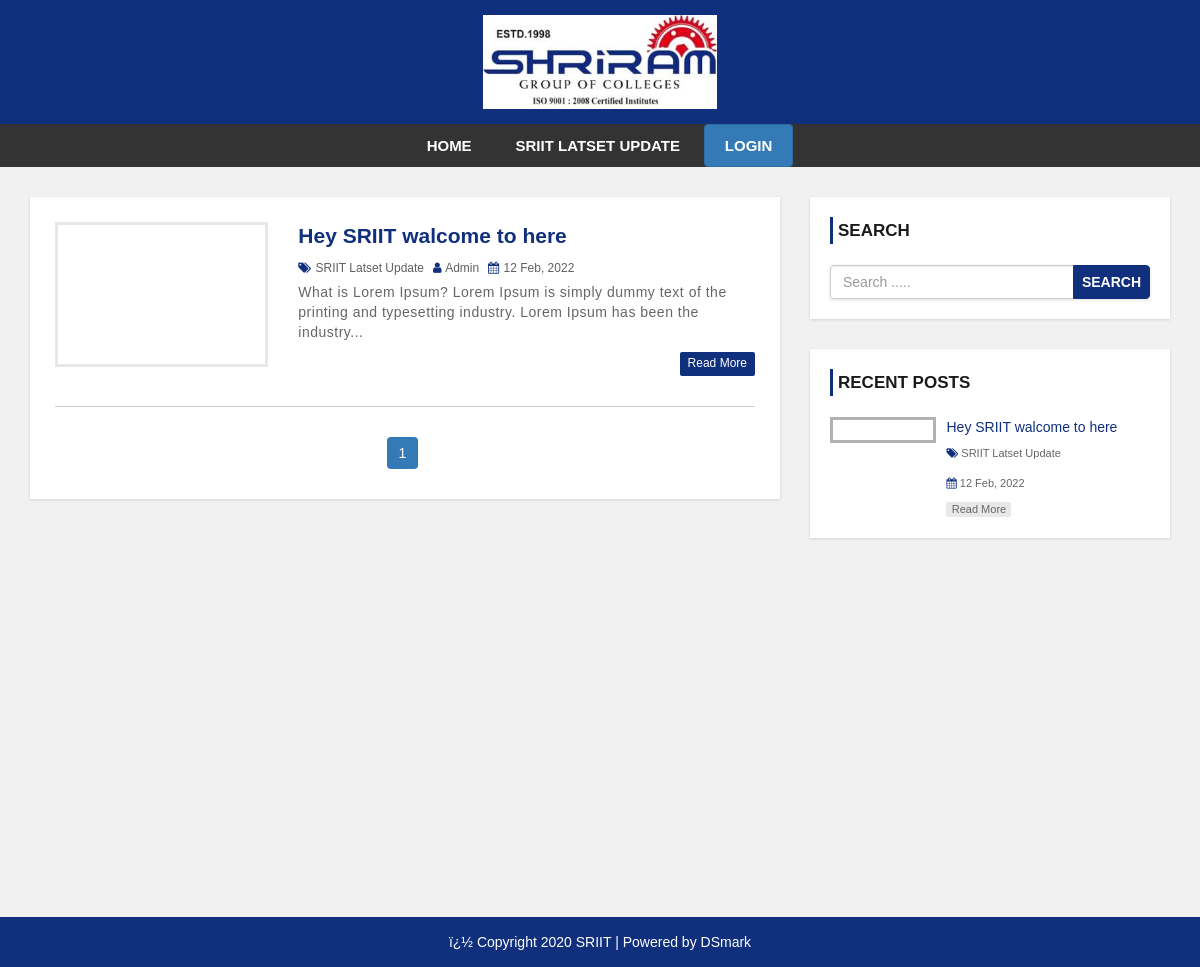
The page / on the database its author committed.
### tables this page shows
CREATE TABLE `settings` (
  `id` int(11) NOT NULL,
  `websitename` varchar(60) NOT NULL,
  `logo` varchar(50) NOT NULL,
  `footerdesc` varchar(255) NOT NULL
);

CREATE TABLE `category` (
  `category_id` int(11) NOT NULL,
  `category_name` varchar(100) NOT NULL,
  `post` int(11) NOT NULL DEFAULT 0
);

CREATE TABLE `post` (
  `post_id` int(11) NOT NULL,
  `title` varchar(100) NOT NULL,
  `description` text NOT NULL,
  `category` varchar(100) NOT NULL,
  `post_date` varchar(50) NOT NULL,
  `author` int(11) NOT NULL,
  `post_img` varchar(100) NOT NULL
);

CREATE TABLE `user` (
  `user_id` int(10) UNSIGNED NOT NULL,
  `first_name` varchar(30) NOT NULL,
  `last_name` varchar(30) NOT NULL,
  `username` varchar(30) DEFAULT NULL,
  `password` varchar(40) DEFAULT NULL,
  `role` int(11) NOT NULL
);

### config.php (called while the page is built, shortened)
<?php
$hostname = "http://localhost/SRIIT";
?>

### index.php (the view, shortened to what this page needs)
<?php include 'header.php'; ?>
    <div id="main-content">
        <div class="container">
            <div class="row">
                <div class="col-md-8">
                    <div class="post-container">
                      <?php
                        include "config.php";
                        $limit = 3;
                        if(isset($_GET['page'])){
                          $page = $_GET['page'];
                        }else{
                          $page = 1;
                        }
                        $offset = ($page - 1) * $limit;
                        $sql = "SELECT post.post_id, post.title, post.description,post.post_date,post.author,
                        category.category_name,user.username,post.category,post.post_img FROM post
                        LEFT JOIN category ON post.category = category.category_id
                        LEFT JOIN user ON post.author = user.user_id
                        ORDER BY post.post_id DESC LIMIT {$offset},{$limit}";
                        $result = mysqli_query($conn, $sql) or die("Query Failed.");
                        if(mysqli_num_rows($result) > 0){
                          while($row = mysqli_fetch_assoc($result)) {
                      ?>
                        <div class="post-content">
                            <div class="row">
                                <div class="col-md-4">
                                  <a class="post-img" href="single.php?id=<?php echo $row['post_id']; ?>"><img src="admin/upload/<?php echo $row['post_img']; ?>" alt=""/></a>
                                </div>
                                <div class="col-md-8">
                                  <div class="inner-content clearfix">
                                      <h3><a href='single.php?id=<?php echo $row['post_id']; ?>'><?php echo $row['title']; ?></a></h3>
                                      <div class="post-information">
                                          <span>
                                              <i class="fa fa-tags" aria-hidden="true"></i>
                                              <a href='category.php?cid=<?php echo $row['category']; ?>'><?php echo $row['category_name']; ?></a>
                                          </span>
                                          <span>
                                              <i class="fa fa-user" aria-hidden="true"></i>
                                              <a href='author.php?aid=<?php echo $row['author']; ?>'><?php echo $row['username']; ?></a>
                                          </span>
                                          <span>
                                              <i class="fa fa-calendar" aria-hidden="true"></i>
                                              <?php echo $row['post_date']; ?>
                                          </span>
                                      </div>
                                      <p class="description">
                                          <?php echo substr($row['description'],0,130) . "..."; ?>
                                      </p>
                                      <a class='read-more pull-right' href='single.php?id=<?php echo $row['post_id']; ?>'>read more</a>
                                  </div>
                                </div>
                            </div>
                        </div>
                        <?php
                          }
                        }else{
                          echo "<h2>No Record Found.</h2>";
                        }
                        $sql1 = "SELECT * FROM post";
                        $result1 = mysqli_query($conn, $sql1) or die("Query Failed.");
                        if(mysqli_num_rows($result1) > 0){
                          $total_records = mysqli_num_rows($result1);
                          $total_page = ceil($total_records / $limit);
                          echo '<ul class="pagination admin-pagination">';
                          for($i = 1; $i <= $total_page; $i++){
                            if($i == $page){
                              $active = "active";
                            }else{
                              $active = "";
                            }
                            echo '<li class="'.$active.'"><a href="index.php?page='.$i.'">'.$i.'</a></li>';
                          }
                          echo '</ul>';
                        }
                        ?>
                    </div>
                </div>
                <?php include 'sidebar.php'; ?>
            </div>
        </div>
    </div>
<?php include 'footer.php'; ?>

### header.php (shortened to what this page needs)
<?php
  include "config.php";
?>
<!DOCTYPE html>
<html lang="en">
<head>
    <link rel="stylesheet" href="css/bootstrap.min.css" />
    <link rel="stylesheet" href="css/font-awesome.css">
    <link rel="stylesheet" href="css/style.css">
</head>
<body>
<div id="header">
    <div class="container">
        <div class="row">
            <div class=" col-md-offset-4 col-md-4">
              <?php
                include "config.php";
                $sql = "SELECT * FROM settings";
                $result = mysqli_query($conn, $sql) or die("Query Failed.");
                if(mysqli_num_rows($result) > 0){
                  while($row = mysqli_fetch_assoc($result)) {
                    if($row['logo'] == ""){
                      echo '<a href="index.php"><h1>'.$row['websitename'].'</h1></a>';
                    }else{
                      echo '<a href="index.php" id="logo"><img src="admin/images/'. $row['logo'] .'"></a>';
                    }
                  }
                }
                ?>
            </div>
        </div>
    </div>
</div>
<div id="menu-bar">
    <div class="container">
        <div class="row">
            <div class="col-md-12">
              <?php
                include "config.php";
                $sql = "SELECT * FROM category WHERE post > 0";
                $result = mysqli_query($conn, $sql) or die("Query Failed. : Category");
                if(mysqli_num_rows($result) > 0){
                  $active = "";
              ?>
                <ul class='menu'>
                  <li><a href='<?php echo $hostname; ?>'>Home</a></li>
                  <?php while($row = mysqli_fetch_assoc($result)) {
                    echo "<li><a class='{$active}' href='category.php?cid={$row['category_id']}'>{$row['category_name']}</a></li>";
                  } ?>
                  <li>
                                <a class="btn btn-primary mt-5" href="<?php echo $hostname."/"."admin"?>">login</a>
                  </li>
                </ul>
                <?php } ?>
            </div>
        </div>
    </div>
</div>

### sidebar.php (shortened to what this page needs)
<div id="sidebar" class="col-md-4">
    <div class="search-box-container">
        <h4>Search</h4>
        <form class="search-post" action="search.php" method ="GET">
            <div class="input-group">
                <input type="text" name="search" class="form-control" placeholder="Search .....">
                <span class="input-group-btn">
                    <button type="submit" class="btn btn-danger">Search</button>
                </span>
            </div>
        </form>
    </div>
    <div class="recent-post-container">
        <h4>Recent Posts</h4>
        <?php
        include "config.php";
        $limit = 3;
        $sql = "SELECT post.post_id, post.title, post.post_date,
        category.category_name,post.category,post.post_img FROM post
        LEFT JOIN category ON post.category = category.category_id
        ORDER BY post.post_id DESC LIMIT {$limit}";
        $result = mysqli_query($conn, $sql) or die("Query Failed. : Recent Post");
        if(mysqli_num_rows($result) > 0){
          while($row = mysqli_fetch_assoc($result)) {
      ?>
        <div class="recent-post">
            <a class="post-img" href="single.php?id=<?php echo $row['post_id']; ?>">
            </a>
            <div class="post-content">
                <h5><a href="single.php?id=<?php echo $row['post_id']; ?>"><?php echo $row['title']; ?></a></h5>
                <span>
                    <i class="fa fa-tags" aria-hidden="true"></i>
                    <a href='category.php?cid=<?php echo $row['category']; ?>'><?php echo $row['category_name']; ?></a>
                </span>
                <span>
                    <i class="fa fa-calendar" aria-hidden="true"></i>
                    <?php echo $row['post_date']; ?>
                </span>
                <a class="read-more" href="single.php?id=<?php echo $row['post_id']; ?>">read more</a>
            </div>
        </div>
    <?php
      }
    }
    ?>
    </div>
</div>

### footer.php
<div id ="footer">
    <div class="container">
        <div class="row">
            <div class="col-md-12">
              <?php
                include "config.php";
                $sql = "SELECT * FROM settings";
                $result = mysqli_query($conn, $sql) or die("Query Failed.");
                if(mysqli_num_rows($result) > 0){
                  while($row = mysqli_fetch_assoc($result)) {
              ?>
                <span><?php echo $row['footerdesc']; ?></span>
              <?php
                }
              }
              ?>
            </div>
        </div>
    </div>
</div>
</body>
</html>

### css/style.css (style rules this page uses)
body { background: #f1f1f1; font-family: sans-serif,arial,Helvetica; }
a, a:hover, a:focus { text-decoration: none; outline: none; }
ul { margin:0; padding:0; list-style:none; }
form { background: #fff; padding: 25px; box-shadow:0 1px 3px rgba(0, 0, 0, 0.13); }
#header { background: #102f7d; text-align: center; padding: 15px; }
#logo { display: inline-block; width: 65%; }
#logo img { width: 100%; }
#menu-bar { background: #333; text-align: center; }
#menu-bar .menu > li { display: inline-block; }
.menu > li > a { padding: 10px 20px; display: block; text-transform: uppercase; color: #fff; font-size: 15px; font-weight:600; transition:all 0.5s ease 0s; }
#main-content { padding: 30px 0; min-height: 750px; }
#main-content .post-container { background-color: #fff; padding: 25px; box-shadow: 0 1px 3px rgba(0, 0, 0, 0.13); }
#main-content .post-content { border-bottom: 1px solid #d1d1d1; padding: 0 0 30px; margin-bottom:30px; }
#main-content .post-content .post-img { border: 3px solid #e7e7e7; display: block; height: 145px; overflow: hidden; transition: border .3s; }
#main-content .post-content h3 { font-size: 21px; line-height: 28px; font-weight: 600; margin: 0 0 7px; }
#main-content .post-content h3 a { color: #102f7d; transition:all 0.3s; }
#main-content .post-content .post-information span { color: #606060; font-size: 12px; text-transform: capitalize; margin: 0 5px 5px 0; display: inline-block; }
#main-content .post-content .post-information i { color: #102f7d; margin-right: 1px; }
#main-content .post-content .post-information a { color: #606060; text-decoration: none; }
#main-content .post-content p, #main-content .single-post p { color: #666; font-size: 14px; letter-spacing: 0.5px; margin:0 0 10px; }
#main-content .post-content a.read-more { color: #fff; background-color: #102f7d; font-size: 12px; text-transform: capitalize; padding: 3px 8px; border-radius: 2px; transition: all 0.3s; }
.pagination { display: block; text-align: center; margin: 0; }
.pagination li { display:inline-block; margin: 0 5px 0 0; }
.pagination li a { border: none; background: #102f7d; color: #fff; }
i.fa { color:#222; }
#sidebar h4 { color: #1A1A1A; font-size: 17px; line-height: 27px; font-weight:600; text-transform: uppercase; padding: 0 0 0 5px; margin: 0 0 21px; border-left: 3px solid #102f7d; }
#sidebar .search-box-container { background-color: #fff; padding: 20px; margin: 0 0 30px; box-shadow: 0 1px 3px rgba(0, 0, 0, 0.13); }
#sidebar .search-post { padding: 0; }
#sidebar .search-post input { color: #606060; }
#sidebar .search-post .btn { font-weight: 600; text-transform: uppercase; padding: 6px 8px; background-color: #102f7d; border-color: #102f7d; outline: none; }
#sidebar .recent-post-container { padding: 20px; background: #fff; box-shadow: 0 1px 3px rgba(0, 0, 0, 0.13); }
#sidebar .recent-post { border-bottom: 1px solid #e7e7e7; padding: 0 0 15px; margin: 0 0 15px; }
#sidebar .recent-post:last-child { margin: 0; padding: 0; border: none; }
#sidebar .recent-post .post-img { display: inline-block; width: 33%; border: 3px solid rgba(0,0,0,0.3); vertical-align: top; transition: border .3s; }
#sidebar .recent-post .post-content { width: 65%; display: inline-block; border: none; padding: 0 0 0 7px; margin: 0; }
#sidebar .recent-post h5 { font-size: 14px; line-height: 20px; margin: 0 0 5px; }
#sidebar .recent-post h5 a { color: #102f7d; }
#sidebar .recent-post span { color: #666; font-size: 11px; display: inline-block; margin: 0 5px 10px 0; }
#sidebar .recent-post span a { color: #666; }
#sidebar .recent-post span i { color: #102f7d; }
#sidebar .recent-post a.read-more { color: #666; background-color: rgba(0,0,0,0.09); width: 65px; font-size: 11px; text-align: center; padding: 0; display: block; transition: all 0.3s; }
#footer { color: #fff; padding:15px 0; text-align:center; background-color:#102f7d; }
#footer a { color:#fff; }

### rows shown on the page
settings: logo (picture), footerdesc "ï¿½ Copyright 2020 SRIIT | Powered by DSmark"
category: category_name "SRIIT LATSET UPDATE"
post: title "Hey SRIIT walcome to here", category.category_name "SRIIT Latset Update", user.username "Admin", post_date "12 Feb, 2022", description "What is Lorem Ipsum? Lorem Ipsum is simply dummy text of the printing and typesetting industry. Lorem Ipsum has been the industry"
